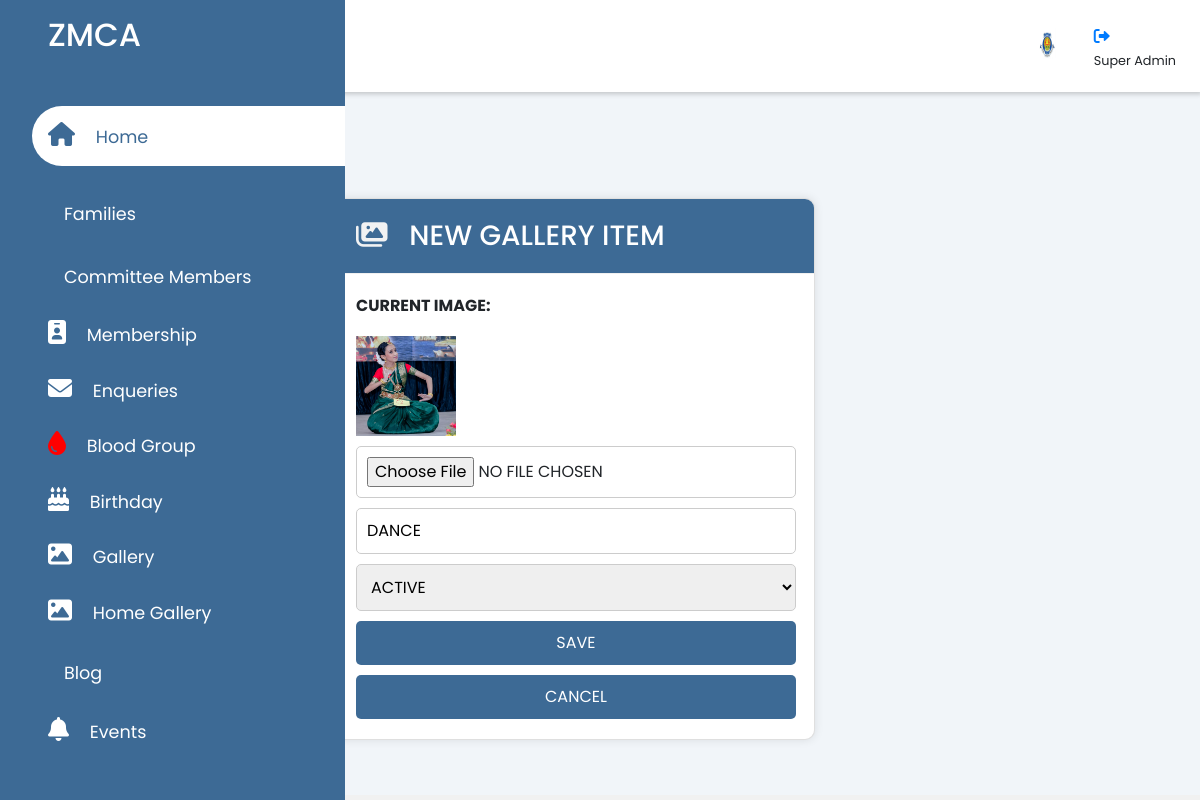
The page /edithgallery/2/ on the database its author committed.
### zmcaadmin/models.py (models this page shows, shortened)
class CarouselImage(models.Model):
    STATUS_CHOICES = (
        ('Active', 'Active'),
        ('Inactive', 'Inactive'),
    )
    title = models.CharField(max_length=100)
    image = models.ImageField(upload_to='carousel_images/')
    status = models.CharField(max_length=10, choices=STATUS_CHOICES, default='Active')

### zmcaadmin/views.py (the view, shortened to what this page needs)
# urls.py: path('edithgallery/<int:gid>/', views.edithgallery, name='edithgallery'),
def edithgallery(request, gid):
    g = get_object_or_404(CarouselImage, id=gid)
    return render(request, 'admin/edithgallery.html', {'g': g})

### templates/admin/edithgallery.html (shortened to what this page needs)
{% extends 'admin/adminbase.html' %}
{% load static %}
{% block content %}
    <div class="sidebar">
      <div class="sidebar-brand">
        <h2><span>ZMCA</span></h2>
      </div>
      <div class="sidebar-menu">
        <ul>
          <li>
            <a href="{% url 'adminindex' %}" class="active"><span class="fas fa-home"></span>
            <span>Home</span></a>
          </li>
          <li>
            <a href="{% url 'members_view' %}"><span class="las la-home"></span>
              <span>Families</span></a>
          <li>
            <a href="{% url 'committe' %}"><span class="las la-users"></span>
            <span>Committee Members</span></a>
          </li>
          <li>
            <a href="{% url 'fam_view' %}">
            <span class="fas fa-id-badge"></span>
            <span>Membership</span></a>
          </li>
          <li>
            <a href="{% url 'enquiry_list' %}"><span class="fas fa-envelope"></span>
            <span>Enqueries</span></a>
           </ul>
          <li>
            <a href="{% url 'bloodgroupadmin' %}">
              <span class="fas fa-tint" style="color: red;"></span>
            <span>Blood Group</span></a>
          </li>
          <li>
            <a href="{% url 'birthdaydetails1' %}">
              <span class="fas fa-birthday-cake"></span>
            <span>Birthday</span></a>
          </li>
          <li>
            <a href="{% url 'addgalleryview' %}"><span class="fa-solid fa-image"></span>
            <span>Gallery</span></a>
           <li>
            <a href="{% url 'addhomegallery' %}"><span class="fa-solid fa-image"></span>
            <span>Home Gallery</span></a>
          </li>
          <li>
            <a href="{% url 'addblogview' %}"><span class="las la-blog"></span>
            <span>Blog</span></a>
          </li>
          <li>
            <a href="{% url 'eventview' %}"><span class="fa fa-bell"></span>
            <span>Events</span></a>
          </li>
      </div>
    </div>
    <div class="main-content">
      <header>
        <h2>
          <label for="nav-toggle">
            <span class="las la-bars"></span>
          </label>
        ZMCA Admin
        </h2>
        <div class="user-wrapper">
          <img src="{% static 'img/logo.jpg' %}" width="60px" height="60px" alt="">
          <div>
            <h4>        <a href="{% url 'logout' %}" style="font-size: 16px;"> <i class="fa-solid fa-right-from-bracket"></i></a>
            </h4>
            <small>Super Admin</small>
          </div>
        </div>
      </header>
      <main>
       <br><br><br><br>
        <div class="recent-grid">
            <div class="projects" >
                <div class="card"style="width: 80%;" >
                    <div class="card-header" style="background-color:#3d6a95;" >
                        <h3 style="color: white;">
                            <span class="fa-solid fa-images" style="color: #f1f2f3;"></span> &nbsp;<span style="text-transform: uppercase;"> New Gallery Item</span>
                        </h3>
                    </div>
                    <div class="form-container"  >
                        <form method="post" action="{% url 'edithgallery' g.id %}" enctype="multipart/form-data" style="width: 105%;">
                            <label for="current_image" style="text-transform: uppercase;">Current Image:</label>
                            <img src="{{ g.image.url }}" alt="{{ g.title }}">
                            <input type="file" style="text-transform: uppercase;" id="image" name="image" placeholder="Upload Image"  style="text-transform: uppercase;">
                       <input type="text" id="title" style="text-transform: uppercase;" name="title" placeholder="Enter title" value="{{g.title}}" required>
                       <select id="status" name="status" style="text-transform: uppercase;">
                        <option style="text-transform: uppercase;" value="Active" {% if g.status == 'Active' %} selected {% endif %}>Active</option>
                      </select>
                            <button type="submit">SAVE</button>
                            <button type="button" onclick="window.history.back()">CANCEL</button>
                        </form>
                    </div>
                </div>
            </div>
        </div>
        <br><br><br>
      </main>
    </div>
    {% endblock %}

### static/css/admin.css (style rules this page uses)
:root { --main-color:#3d6a95; --color-dark: #1D2231; --text-grey: #8390A2; }
* { padding: 0; margin: 0; box-sizing: border-box; list-style-type: none; text-decoration: none; font-family: 'Poppins', sans-serif; }
.sidebar { width: 345px; position: fixed; left: 0; top: 0; height: 100%; background: var(--main-color); z-index: 100; transition: width 300ms; }
.sidebar-brand { height: 90px; padding: 1rem 0rem 1rem 2rem; color: #fff; }
.sidebar-menu { margin-top: 1rem; }
.sidebar-menu li { width: 100%; margin-bottom: 1.7rem; padding-left: 1rem; }
.sidebar-menu a { padding-left: 1rem; display: block; color: #fff; font-size: 1.1rem; }
.sidebar-menu a.active { background: #fff; padding-top:1rem; padding-bottom: 1rem; color:var(--main-color); border-radius:30px 0px 0px 30px; }
.sidebar-menu a span:first-child { font-size: 1.5rem; padding-right: 1rem; }
.main-content { transition: margin-left 300ms; margin-left: 345px; }
header { background: #fff; display: flex; justify-content: space-between; align-items: center; padding: 1rem 1.5rem; box-shadow: 2px 2px 5px rgba(0, 0, 0, 0.2); position: fixed; left:345px; width: calc(100% - 345px); top:0; z-index: 100%; transition: left 300ms; }
header h2 { color: #555; }
header label span { font-size: 1.7rem; padding-right: 1rem; }
.user-wrapper { display: flex; align-items: center; }
.user-wrapper img { border-radius: 50%; margin-right:1rem; }
.user-wrapper h4 { margin-bottom: 0rem !important; }
main { margin-top: 85px; padding: 2rem 1.5rem; background: #f1f5f9; min-height: calc(100vh - 90px); }
.recent-grid { margin-top: 3.5rem; display: grid; grid-gap:2rem; grid-template-columns: 65% auto; }
.card { background: #fff; border-radius: 5px; }
.card-header { padding: 1rem; }
.card-header { display: flex; justify-content: space-between; align-items: center; border-bottom: 1px solid #f0f0f0; }
@media only screen and (max-width: 1200px) { .sidebar { width: 70px; } }
@media only screen and (max-width: 1200px) { .sidebar .sidebar-brand, .sidebar li { padding-left: 1rem; text-align: center; } }
@media only screen and (max-width: 1200px) { .sidebar li a { padding-left: 0rem; } }
@media only screen and (max-width: 1200px) { .main-content { margin-left: 70px; } }
@media only screen and (max-width: 1200px) { .main-content header { width: calc(100% - 70px); left: 70px; } }

### templates/admin/edithgallery.html (style rules this page uses)
body { font-family: poppins, sans-serif; margin: 0; padding: 0; background-color: #f1f1f1; }
.recent-grid { display: flex; justify-content: center; align-items: center; height: 50vh; }
.projects { width: 100%; max-width: 600px; }
.card { width: 100%; background-color: #fff; border-radius: 10px; overflow: hidden; box-shadow: 0 0 10px rgba(0, 0, 0, 0.1); }
.card-header { background-color: #3d6a95; padding: 20px; color: #fff; }
.card-header h3 { margin: 0; }
.form-container { padding: 20px; }
form { display: grid; gap: 10px; height: auto; }
label { font-weight: bold; }
input[type="text"], textarea,select, button, input[type="file"] { width: calc(100% - 20px); padding: 10px; border: 1px solid #ccc; border-radius: 5px; box-sizing: border-box; transition: transform 0.3s; }
button { background-color: #3d6a95; color: #fff; border: none; border-radius: 5px; padding: 10px 20px; cursor: pointer; transition: background-color 0.3s; }
img { max-width: 100px; max-height: 100px; }

### rows shown on the page
CarouselImage: image (picture), title "dance", status "Active"
